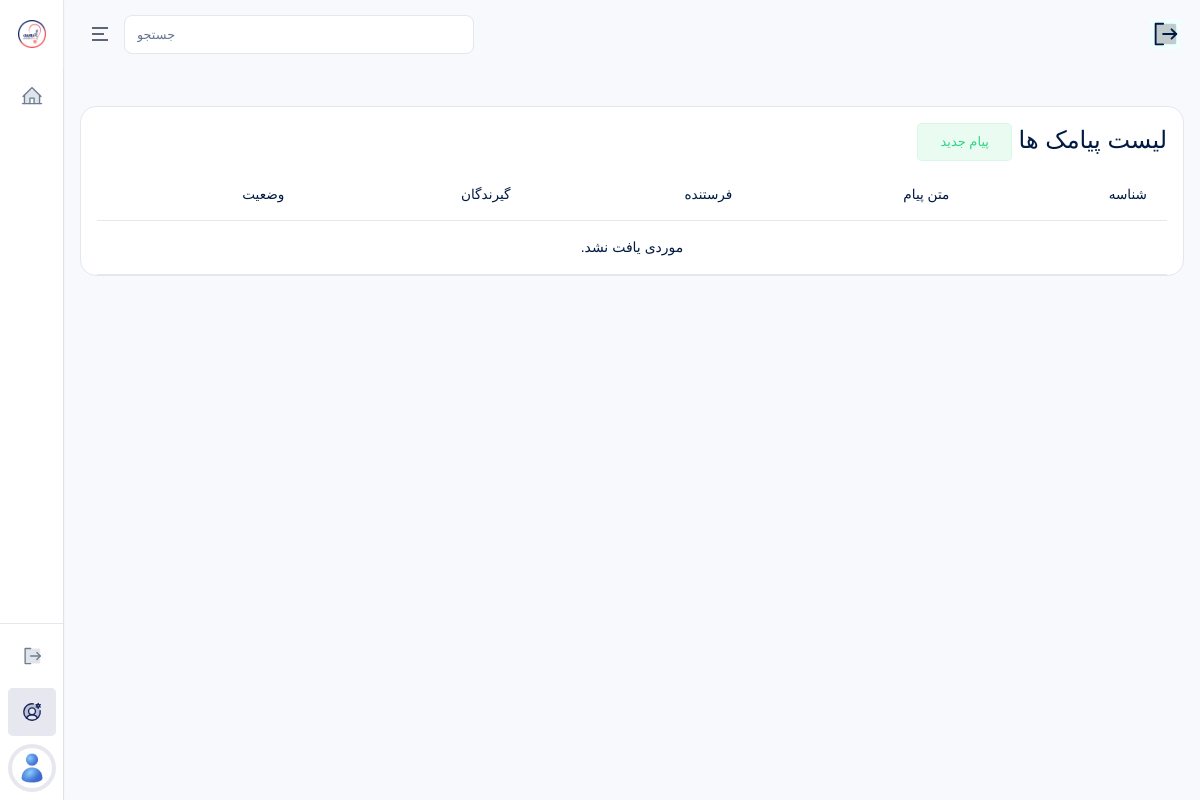
Page /accounts/admins/sms/ (signed in) on the earlier database version.
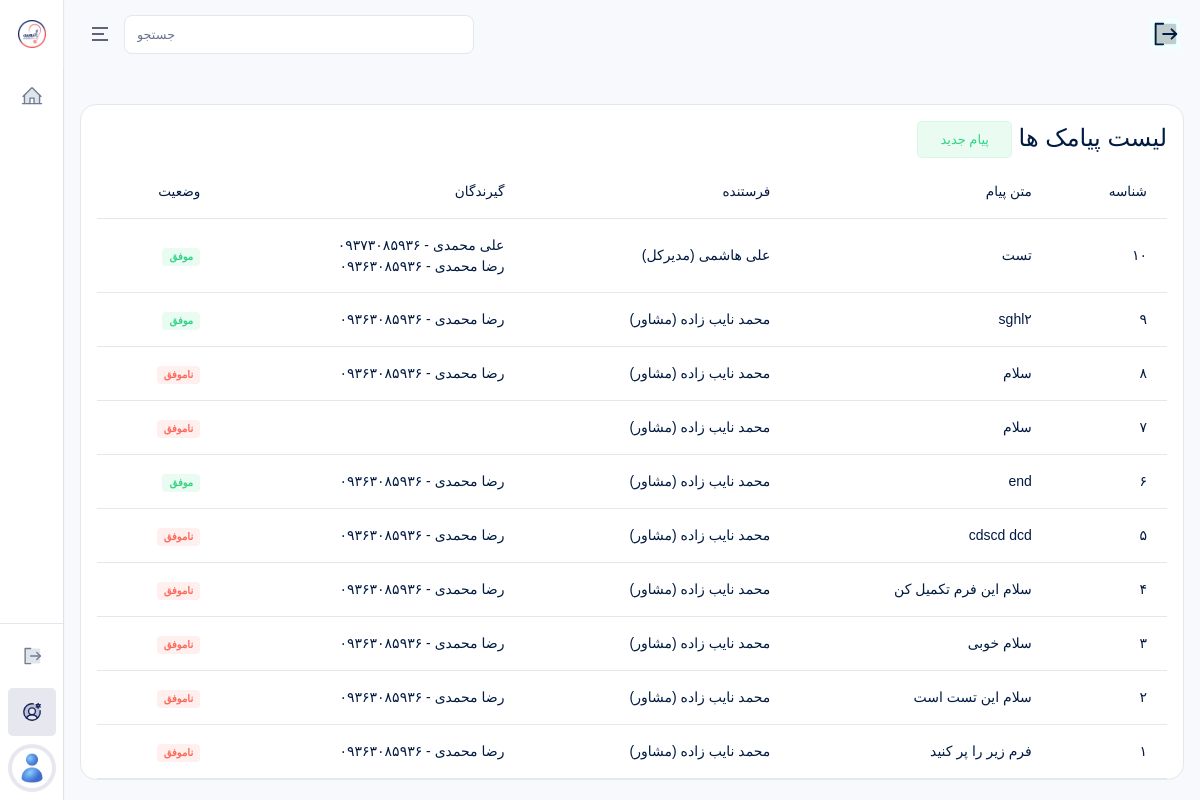
Same page on the later database version.
### accounts/models.py (models this page shows, shortened)
class SMS(models.Model):
    sender = models.ForeignKey(
        User,
        on_delete=models.CASCADE,
        related_name="sent_sms",
        verbose_name="فرستنده"
    )
    students = models.ManyToManyField(
        Student,
        related_name="received_sms",
        verbose_name="گیرندگان"
    )
    message = models.TextField(
        verbose_name="متن پیام"
    )
    result = models.CharField(
        max_length=2,
        blank=True,
        verbose_name="نتیجه ارسال"
    )
    created_at = models.DateTimeField(
        auto_now_add=True
    )
    class Meta:
        verbose_name = "پیامک"
        verbose_name_plural = "پیامک‌ها"
        ordering = ["-id"]

class User(AbstractUser):
    ROLE_CHOICES = (
        ("super_admin", "مدیرکل"),
        ("supervisor", "ناظر"),
        ("consultant", "مشاور"),
        ("student", "داوطلب"),
    )
    role = models.CharField(max_length=30, choices=ROLE_CHOICES, verbose_name="نقش")
    mobile = models.CharField(max_length=15, blank=True, unique=True, verbose_name="شماره موبایل")
    avatar = models.ImageField(upload_to="avatars/", blank=True, null=True, verbose_name="تصویر پروفایل")
    is_suspended = models.BooleanField(default=False, verbose_name="تعلیق شده")
    suspension_reason = models.TextField(blank=True, verbose_name="دلیل تعلیق")
    is_limited = models.BooleanField(default=False, verbose_name="دسترسی محدود (برای مدیرکل)")
    class Meta:
        verbose_name = "کاربر"
        verbose_name_plural = "کاربران"
        ordering = ["-id"]
    def __str__(self):
        return f"{self.get_full_name()} ({self.get_role_display()})"

class Student(models.Model):
    user = models.OneToOneField(User, on_delete=models.CASCADE, related_name="user_student", verbose_name="کاربر")
    a_completed = models.BooleanField(default=False)
    b_completed = models.BooleanField(default=False)
    class Meta:
        verbose_name = "داوطلب"
        verbose_name_plural = "داوطلبان"
        ordering = ["-id"]

### accounts/views.py (the view)
# urls.py: path("admins/sms/", AdminSMSListView.as_view(), name="admin_sms_list"),
class AdminSMSListView(RoleRequiredMixin, SuperAdminSidebarContextMixin, ListView):
    allowed_roles = ["super_admin"]
    model = SMS
    template_name = "accounts/admins/sms_list.html"
    context_object_name = "smses"

### accounts/mixins.py (called while the page is built)
    def get_context_data(self, **kwargs):
        context = super().get_context_data(**kwargs)
        context.update({
            "PlansIntroductionCreated": PlansIntroduction.objects.first(),
            "CounselingIntroductionCreated": CounselingIntroduction.objects.first(),
            "EstimationIntroductionCreated": EstimationIntroduction.objects.first(),
            "ChoiceIntroductionCreated": ChoiceIntroduction.objects.first(),
            "LiveIntroductionCreated": LiveIntroduction.objects.first(),
            "AboutUsIntroductionCreated": AboutUsIntroduction.objects.first(),
            "DataIntroductionCreated": DataIntroduction.objects.first(),
        })
        return context

    def test_func(self):
        return (
            self.request.user.is_authenticated and
            self.request.user.role in self.allowed_roles and
            not self.request.user.is_suspended
        )

### templates/accounts/admins/sms_list.html (shortened to what this page needs)
{% extends 'bases/dashboard.html' %}
{% load static %}
{% block content %}
<div class="table-responsive" dir="rtl">
    <div class="card-header justify-content-between">
        <div class="card-title">
            <h4>
                لیست پیامک ها
                <a href="{% url 'admin_sms_add' %}">
                    <span class="btn btn-success-transparent">پیام جدید</span>
                </a>
            </h4>
        </div>
    </div>
    <table class="table text-nowrap table-hover">
        <thead>
            <tr>
                <th scope="col">شناسه</th>
                <th scope="col">متن پیام</th>
                <th scope="col">فرستنده</th>
                <th scope="col">گیرندگان</th>
                <th scope="col">وضعیت</th>
            </tr>
        </thead>
        <tbody>
            {% for sms in smses %}
            <tr>
                <td>
                    {{ sms.id }}
                </td>
                <td>
                    {{ sms.message|truncatewords:10 }}
                </td>
                <td>
                    {{ sms.sender }}
                </td>
                <td>
                    {% for student in sms.students.all %}
                        {{ student.user.get_full_name }} - {{ student.user.mobile }} <br>
                    {% endfor %}
                </td>
                <td>
                    {% if sms.result == "1" %}
                    <span class="badge bg-success-transparent">موفق</span>
                    {% else %}
                    <span class="badge bg-danger-transparent">ناموفق</span>
                    {% endif %}
                </td>
            </tr>
            {% empty %}
            <tr>
                <td colspan="5" style="text-align: center;">
                    موردی یافت نشد.
                </td>
            </tr>
            {% endfor %}
        </tbody>
    </table>
</div>
{% endblock %}

Differences in the rows shown:
added SMS: id "۱۰", message "تست", sender "علی هاشمی (مدیرکل)", result "موفق"
now on this page (row unchanged): Student: user.get_full_name "علی محمدی", user.mobile "۰۹۳۷۳۰۸۵۹۳۶", shown under "۱۰"
now on this page (row unchanged): Student: user.get_full_name "رضا محمدی", user.mobile "۰۹۳۶۳۰۸۵۹۳۶"
added SMS: id "۹", message "sghl۲", sender "محمد نایب زاده (مشاور)", result "موفق"
added SMS: id "۸", message "سلام", sender "محمد نایب زاده (مشاور)", result "ناموفق"
added SMS: id "۷", message "سلام", sender "محمد نایب زاده (مشاور)", result "ناموفق"
added SMS: id "۶", message "end", sender "محمد نایب زاده (مشاور)", result "موفق"
added SMS: id "۵", message "cdscd dcd", sender "محمد نایب زاده (مشاور)", result "ناموفق"
added SMS: id "۴", message "سلام این فرم تکمیل کن", sender "محمد نایب زاده (مشاور)", result "ناموفق"
added SMS: id "۳", message "سلام خوبی", sender "محمد نایب زاده (مشاور)", result "ناموفق"
added SMS: id "۲", message "سلام این تست است", sender "محمد نایب زاده (مشاور)", result "ناموفق"
added SMS: id "۱", message "فرم زیر را پر کنید", sender "محمد نایب زاده (مشاور)", result "ناموفق"
Other differences:
text no longer shown: "موردی یافت نشد."
